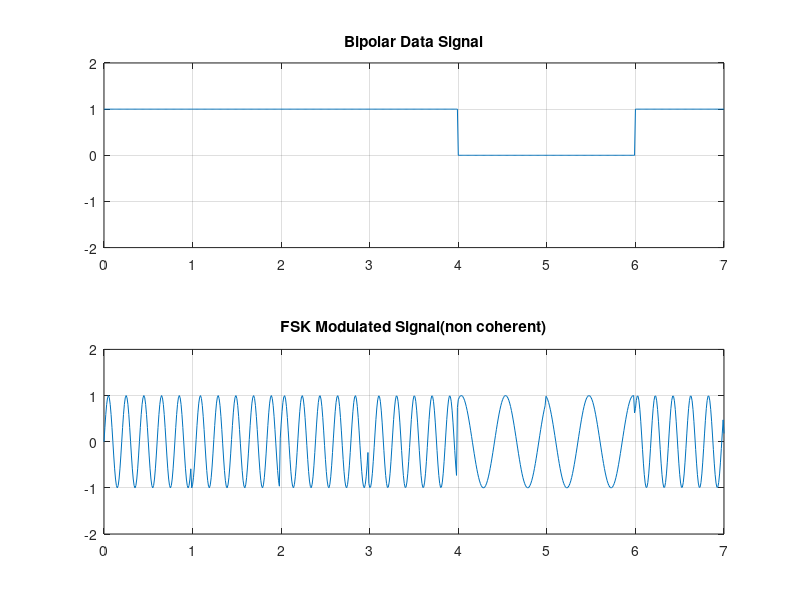

MATLAB code for this plot:
clc
clear
close all
b = [1 1 1 1 0 0 1];
n = length(b);
t = 0:0.01:n;
f1=5;
f0=2;
for i = 1:n
    bw(i*100:(i+1)*100) = b(i);
end
bw = bw(100:end);
phi = 2*pi*rand(1,n);
for i = 1:n
    phiw(i*100:(i+1)*100) = phi(i);
end
for j=1:length(t)
    if (bw(j) == 0)
        st(j)=sin(2*pi*f0*t(j)+ phiw(j));
    else
        st(j)=sin(2*pi*f1*t(j)+ phiw(j));
    end
end
subplot(2,1,1)
plot(t,bw)
grid on
axis([0 n -2 +2])
title('Bipolar Data Signal')
subplot(2,1,2)
plot(t,st)
grid on
axis([0 n -2 +2])
title('FSK Modulated Signal(non coherent)')
